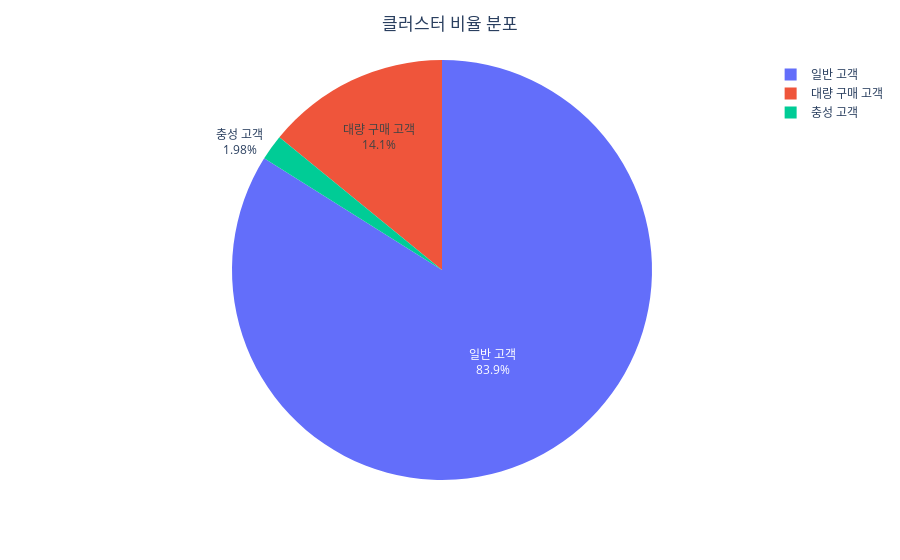

Notebook code cell kept with this figure:
### Code cell
customer['cluster'] = KMeans(n_clusters=3, random_state=0).fit_predict(X_scaled)
customer['segment'] = customer['cluster'].map({
    0:'일반 고객',
    1:'대량 구매 고객',
    2:'충성 고객'
})
cluster_counts = customer['segment'].value_counts(normalize=True).reset_index()
cluster_counts.columns = ['segment', 'ratio']
cluster_counts['ratio'] = cluster_counts['ratio'] * 100

fig = px.pie(cluster_counts, names='segment', values='ratio')

fig.update_layout(title=dict(text='클러스터 비율 분포', 
                             x=0.5
                             ))

fig.update_traces(textinfo='percent+label')
fig.show()

### Figure 1 — Plotly figure (JSON) as saved in the notebook; plotly's stock layout.template omitted (floating-point values rounded to 4 significant figures)
{"data": [{"domain": {"x": [0, 1], "y": [0, 1]}, "hovertemplate": "segment=%{label}<br>ratio=%{value}<extra></extra>", "labels": ["일반 고객", "대량 구매 고객", "충성 고객"], "legendgroup": "", "name": "", "showlegend": true, "textinfo": "percent+label", "type": "pie", "values": [83.92, 14.1, 1.975]}], "layout": {"legend": {"tracegroupgap": 0}, "margin": {"t": 60}, "title": {"text": "클러스터 비율 분포", "x": 0.5}}}
